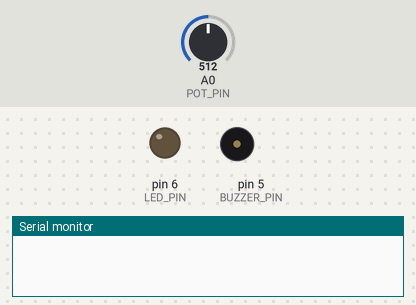
A sketch run on a simulated Arduino Uno, built with avr-gcc and run on an emulated ATmega328P. Shown: output pins drawn as LEDs (lit = HIGH), buzzer (waves = sounding), the last lines printed to the serial monitor. The test bench sets the inputs (shaded band); at power-on: A0 (POT_PIN) = 512.

Above: at 0.05 s.
At 1.4 s:
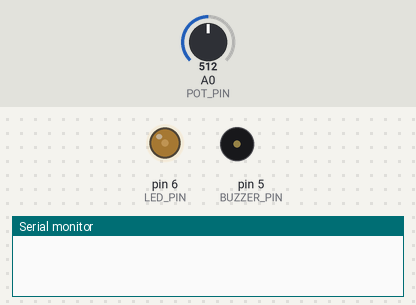
At 2.8 s:
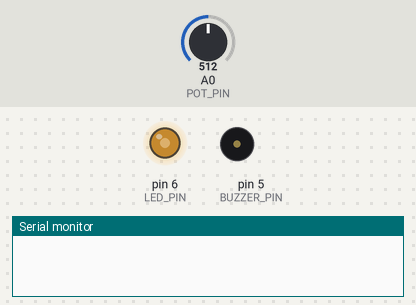
At 5.55 s:
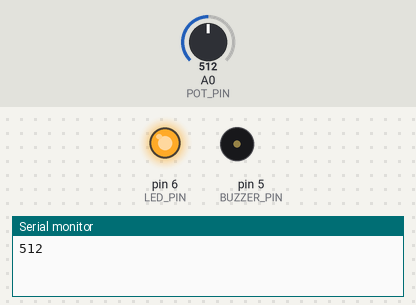
Timing chart, 0 to 7.2 s (numbered marks = the images above):
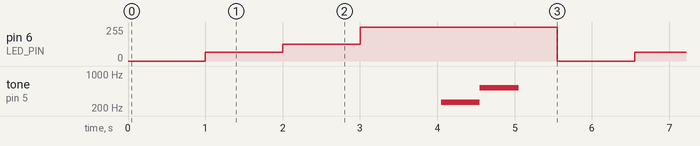

Measured:
- by itself, pin 6 (LED_PIN): repeats every 5.6 s: 127/255 1.0 s, 255/255 2.6 s, 0/255 1.0 s, 64/255 1.0 s
- by itself, tone on pin 5 (BUZZER_PIN): repeats every 5.6 s: 523 Hz 0.50 s, silent 4.6 s, 262 Hz 0.50 s

The sketch:

04.analogueInOut.ino
```cpp
/*
  Author:

  Learning Intention:
  The students will read analogue sensors, use math (map, constrain, integer division)
  to convert value ranges, and write analogue output using PWM to an LED and buzzer.

  Success Criteria:
    1.  I know how to read analogue data from a specific PIN (analogRead)
    2.  I know the range of analogue data (0 to 1023) and can record a sensor's real range
    3.  I understand integer vs float division and order of operations
    4.  I can map an analogue value (0-1023) to a PWM value (0-255) with map() and constrain()
    5.  I understand what pulse width modulation is and can identify the PWM PINs (~)
    6.  I can write PWM data with analogWrite to control LED brightness
    7.  I can control the buzzer's pitch with tone()
    8.  I can organise output data so it correctly plots on the Serial Plotter
    9.  I can apply this knowledge to the Light, Sound and Potentiometer modules

  Hardware (Grove cables to the base shield):
    Potentiometer  -> A0
    Sound sensor   -> A2
    Light sensor   -> A3
    LED module     -> D6  (PWM capable)
    Buzzer module  -> D5  (PWM capable)

  Optional breadboard reference:
    Bootcamp-analogueRead.png, Bootcamp-PWMOutput.png and Bootcamp-MAP-PotLED.png
    in this folder show the same circuits hand-wired without Grove modules.
    Pulse-Width-Modulation.jpg explains the duty cycle.

  Documentation:
    https://sensorkit.arduino.cc/
    https://www.arduino.cc/reference/en/language/functions/analog-io/analogread/
    https://www.arduino.cc/reference/en/language/functions/math/map/
    https://en.cppreference.com/w/cpp/language/operator_precedence
*/

const int POT_PIN = A0;    // Grove Potentiometer on A0
const int SOUND_PIN = A2;  // Grove Sound sensor on A2
const int LIGHT_PIN = A3;  // Grove Light sensor on A3
const int LED_PIN = 6;     // Grove LED on D6 (PWM)
const int BUZZER_PIN = 5;  // Grove Buzzer on D5 (PWM)

void setup() {
    Serial.println(7 / 2);        // prediction: ?
  Serial.println(7.0 / 2);      // prediction: ?
  Serial.println(2 + 3 * 4);    // prediction: ?
  Serial.println((2 + 3) * 4);  // prediction: ?
  Serial.println(7 % 3);        // prediction: ?
  Serial.begin(115200);
  // note: analogue pins need NO pinMode for reading

}

void loop() {
    analogWrite(LED_PIN, 0);
  delay(1000);
  analogWrite(LED_PIN, 64);    // 25 percent duty
  delay(1000);
  analogWrite(LED_PIN, 127);   // 50 percent duty
  delay(1000);
  analogWrite(LED_PIN, 255);
  delay(1000);
  int value = analogRead(POT_PIN);
  Serial.println(value);
  delay(50);
    tone(BUZZER_PIN, 262);   // middle C
  delay(500);
  tone(BUZZER_PIN, 523);   // C an octave up
  delay(500);
  noTone(BUZZER_PIN);      // silence
  delay(500);
}
```
